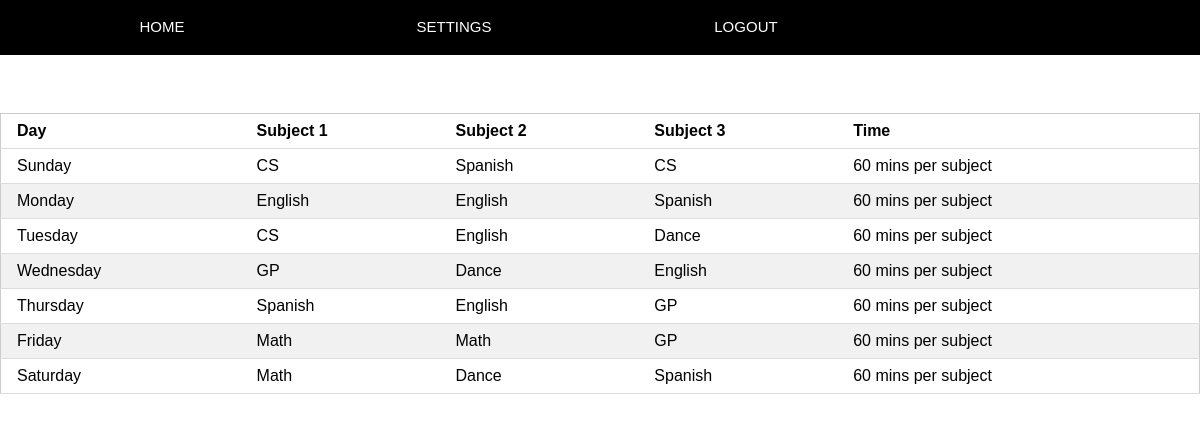
Page /home (signed in) on the committed database.
### models.py (models this page shows, shortened)
class Sunday(Base):
    __tablename__           = "Sunday"
    id           			= Column(Integer, primary_key=True)
    s1  	 			    = Column(String)
    s2  	 			    = Column(String)
    s3  	 			    = Column(String)

class Monday(Base):
    __tablename__           = "Monday"
    id           			= Column(Integer, primary_key=True)
    s1  	 			    = Column(String)
    s2  	 			    = Column(String)
    s3  	 			    = Column(String)

class Tuesday(Base):
    __tablename__           = "Tuesday"
    id           			= Column(Integer, primary_key=True)
    s1  	 			    = Column(String)
    s2  	 			    = Column(String)
    s3  	 			    = Column(String)

class Wednesday(Base):
    __tablename__           = "Wednesday"
    id           			= Column(Integer, primary_key=True)
    s1  	 			    = Column(String)
    s2  	 			    = Column(String)
    s3  	 			    = Column(String)

class Thursday(Base):
    __tablename__           = "Thursday"
    id           			= Column(Integer, primary_key=True)
    s1  	 			    = Column(String)
    s2  	 			    = Column(String)
    s3  	 			    = Column(String)

class Friday(Base):
    __tablename__           = "Friday"
    id           			= Column(Integer, primary_key=True)
    s1  	 			    = Column(String)
    s2  	 			    = Column(String)
    s3  	 			    = Column(String)

class Saturday(Base):
    __tablename__           = "Saturday"
    id           			= Column(Integer, primary_key=True)
    s1  	 			    = Column(String)
    s2  	 			    = Column(String)
    s3  	 			    = Column(String)

### app.py (the view)
@app.route("/home")
def home():
    user=get_user(login_session['name'])
    id_num = user.id
    sched = get_sched(id_num)
    user_sched = session.query(Sched).filter_by(id=id_num).first()
    return render_template("home.html", sched=sched, user_sched=user_sched)

### database.py (called while the page is built)
def get_user(username):
    return session.query(User).filter_by(username=username).first()

### templates/home.html (shortened to what this page needs)
<html>
  <head>
    <link rel=stylesheet type=text/css href="{{ url_for('static', filename='w3-style.css') }}">
  </head>
    <body>
        <div class="w3-top">
            <div class="w3-row w3-padding w3-black">
                <div class="w3-col s3">
                <a href="{{ url_for('home') }}" class="w3-button w3-block w3-black">HOME</a>
                </div>
                <div class="w3-col s3">
                <a href="{{ url_for('settings') }}" class="w3-button w3-block w3-black">SETTINGS</a>
                </div>
                <div class="w3-col s3">
                <a href="{{ url_for('logout') }}" class="w3-button w3-block w3-black">LOGOUT</a>
                </div>
            </div>
        </div>
        <br><br><br><br><br>
        <table class="w3-table-all">
            <thead>
                <tr>
                    <th>Day</th>
                    <th>Subject 1</th>
                    <th>Subject 2</th>
                    {% if user_sched.i == 3 %}
                    <th>Subject 3</th>
                    {% endif %}
                    <th>Time</th>
                </tr>
            </thead>
            {% for day in sched %}
            <tr>
                {% for subject in day %}
                <td> {{subject}} </td>
                {% endfor %}
            </tr>
            {% endfor %}
        </table>
    </body>
</html>

### static/w3-style.css (style rules this page uses)
html { box-sizing:border-box }
*,*:before,*:after { box-sizing:inherit }
html { -ms-text-size-adjust:100%;-webkit-text-size-adjust:100% }
body { margin:0 }
a { background-color:transparent }
html,body { font-family:Verdana,sans-serif;font-size:15px;line-height:1.5 }
html { overflow-x:hidden }
a { color:inherit }
.w3-table,.w3-table-all { border-collapse:collapse;border-spacing:0;width:100%;display:table }
.w3-table-all { border:1px solid #ccc }
.w3-bordered tr,.w3-table-all tr { border-bottom:1px solid #ddd }
.w3-table-all tr:nth-child(odd) { background-color:#fff }
.w3-table-all tr:nth-child(even) { background-color:#f1f1f1 }
.w3-table td,.w3-table th,.w3-table-all td,.w3-table-all th { padding:8px 8px;display:table-cell;text-align:left;vertical-align:top }
.w3-table th:first-child,.w3-table td:first-child,.w3-table-all th:first-child,.w3-table-all td:first-child { padding-left:16px }
.w3-btn,.w3-button { border:none;display:inline-block;padding:8px 16px;vertical-align:middle;overflow:hidden;text-decoration:none;color:inherit;background-color:inherit;text-align:center;cursor:pointer;white-space:nowrap }
.w3-btn,.w3-button { -webkit-touch-callout:none;-webkit-user-select:none;-khtml-user-select:none;-moz-user-select:none;-ms-user-select:none;user-select:none }
.w3-block { display:block;width:100% }
.w3-container:after,.w3-container:before,.w3-panel:after,.w3-panel:before,.w3-row:after,.w3-row:before,.w3-row-padding:after,.w3-row-padding:before, .w3-cell-row:before,.w3-cell-row:after,.w3-clear:after,.w3-clear:before,.w3-bar:before,.w3-bar:after { content:"";display:table;clear:both }
.w3-col,.w3-half,.w3-third,.w3-twothird,.w3-threequarter,.w3-quarter { float:left;width:100% }
.w3-col.s3 { width:24.99999% }
.w3-top,.w3-bottom { position:fixed;width:100%;z-index:1 }
.w3-top { top:0 }
.w3-padding { padding:8px 16px!important }
.w3-black,.w3-hover-black:hover { color:#fff!important;background-color:#000!important }
body, html { height: 100%; font-family: "Inconsolata", sans-serif; }

### rows in the picture
Sunday: day "Sunday" "60 mins per subject", s1 "CS", s2 "Spanish", s3 "CS"
Monday: day "Monday" "60 mins per subject", s1 "English", s2 "English", s3 "Spanish"
Tuesday: day "Tuesday" "60 mins per subject", s1 "CS", s2 "English", s3 "Dance"
Wednesday: day "Wednesday" "60 mins per subject", s1 "GP", s2 "Dance", s3 "English"
Thursday: day "Thursday" "60 mins per subject", s1 "Spanish", s2 "English", s3 "GP"
Friday: day "Friday" "60 mins per subject", s1 "Math", s2 "Math", s3 "GP"
Saturday: day "Saturday" "60 mins per subject", s1 "Math", s2 "Dance", s3 "Spanish"
